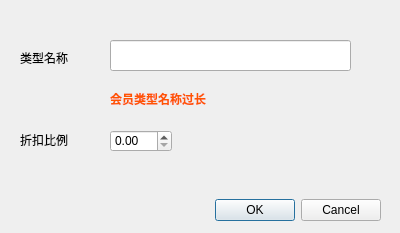
<?xml version="1.0" encoding="UTF-8"?>
<ui version="4.0">
 <class>viptypecreate</class>
 <widget class="QDialog" name="viptypecreate">
  <property name="geometry">
   <rect>
    <x>0</x>
    <y>0</y>
    <width>400</width>
    <height>233</height>
   </rect>
  </property>
  <property name="minimumSize">
   <size>
    <width>400</width>
    <height>233</height>
   </size>
  </property>
  <property name="maximumSize">
   <size>
    <width>400</width>
    <height>233</height>
   </size>
  </property>
  <property name="windowTitle">
   <string>添加会员类型</string>
  </property>
  <widget class="QDialogButtonBox" name="buttonBox">
   <property name="geometry">
    <rect>
     <x>30</x>
     <y>180</y>
     <width>351</width>
     <height>61</height>
    </rect>
   </property>
   <property name="minimumSize">
    <size>
     <width>0</width>
     <height>0</height>
    </size>
   </property>
   <property name="maximumSize">
    <size>
     <width>400</width>
     <height>233</height>
    </size>
   </property>
   <property name="orientation">
    <enum>Qt::Orientation::Horizontal</enum>
   </property>
   <property name="standardButtons">
    <set>QDialogButtonBox::StandardButton::Cancel|QDialogButtonBox::StandardButton::Ok</set>
   </property>
  </widget>
  <widget class="QLineEdit" name="nameBox">
   <property name="geometry">
    <rect>
     <x>110</x>
     <y>40</y>
     <width>241</width>
     <height>31</height>
    </rect>
   </property>
  </widget>
  <widget class="QLabel" name="label_3">
   <property name="geometry">
    <rect>
     <x>20</x>
     <y>130</y>
     <width>61</width>
     <height>20</height>
    </rect>
   </property>
   <property name="text">
    <string>折扣比例</string>
   </property>
  </widget>
  <widget class="QLabel" name="label">
   <property name="geometry">
    <rect>
     <x>20</x>
     <y>50</y>
     <width>61</width>
     <height>16</height>
    </rect>
   </property>
   <property name="text">
    <string>类型名称</string>
   </property>
  </widget>
  <widget class="QDoubleSpinBox" name="discountBox">
   <property name="geometry">
    <rect>
     <x>110</x>
     <y>130</y>
     <width>62</width>
     <height>22</height>
    </rect>
   </property>
   <property name="maximum">
    <double>0.990000000000000</double>
   </property>
  </widget>
  <widget class="QLabel" name="nameTooLong">
   <property name="geometry">
    <rect>
     <x>110</x>
     <y>90</y>
     <width>261</width>
     <height>16</height>
    </rect>
   </property>
   <property name="text">
    <string>&lt;html&gt;&lt;head/&gt;&lt;body&gt;&lt;p&gt;&lt;span style=&quot; font-weight:700; color:#ff5500;&quot;&gt;会员类型名称过长&lt;/span&gt;&lt;/p&gt;&lt;/body&gt;&lt;/html&gt;</string>
   </property>
  </widget>
 </widget>
 <resources/>
 <connections>
  <connection>
   <sender>buttonBox</sender>
   <signal>rejected()</signal>
   <receiver>viptypecreate</receiver>
   <slot>reject()</slot>
   <hints>
    <hint type="sourcelabel">
     <x>316</x>
     <y>260</y>
    </hint>
    <hint type="destinationlabel">
     <x>286</x>
     <y>274</y>
    </hint>
   </hints>
  </connection>
  <connection>
   <sender>buttonBox</sender>
   <signal>accepted()</signal>
   <receiver>viptypecreate</receiver>
   <slot>accept()</slot>
   <hints>
    <hint type="sourcelabel">
     <x>248</x>
     <y>254</y>
    </hint>
    <hint type="destinationlabel">
     <x>157</x>
     <y>274</y>
    </hint>
   </hints>
  </connection>
 </connections>
</ui>
